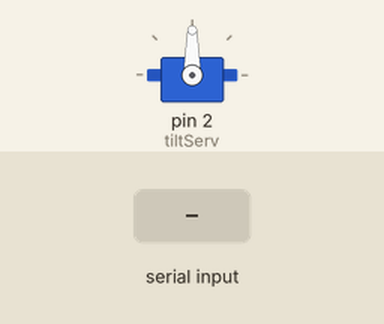
Bench run of a sketch on a simulated Arduino Mega 2560, built with avr-gcc and run on an emulated ATmega2560. Shown: servo. The inputs (shaded band) are chosen by the test bench. What the sketch prints to the serial monitor is not drawn.

Above: at 1.2 s.
1.3 s: "u" received over the second serial link
At 2.6 s:
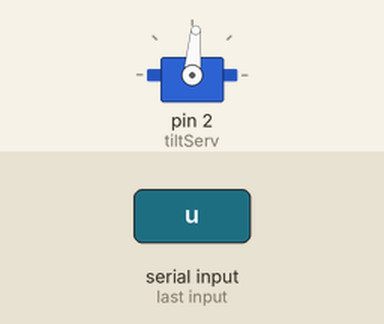
3.5 s: "d" received over the second serial link
At 4.6 s:
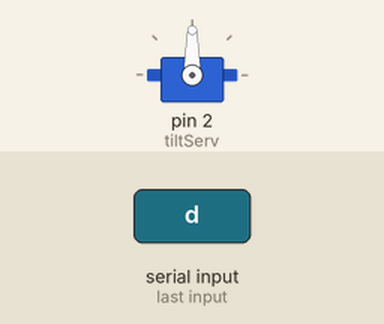
Timing chart, 0 to 6.5 s (numbered marks = the images above; inputs shaded):
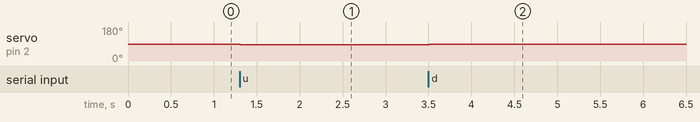

The sketch:

Servo_mega_txRx_Ser.ino
```cpp
/* Servo Mega tx rx Serial -- send / recv bytes over USB-TTL serial
    to prog like Proc on PC, can view Ardu's I/O w/ ser. mon.

  Proc app  --> sends control bytes via dongle on Ser2 of Mega for
  servo; first got a byte for up/down to increment tilt var;
  Proc. w/ GCP lib can use joystick button & axes to send ch or #
  to Ardu sketch mega Servo Tx Rx Ser or BT; GC gui lib can also
  sent  an int from a slider on Proc; Ardu converts chars and #'s to
  angle change for servos. code started for tilt & pan, vals read OK

  Uses: USB-TTL dongle on ser2, read/write bytes, servo.write,
  elapsedMillis for timed print, convert incoming data to change angle
  for servo

  for comm w/ remote PC, mega's TX=16 (voltage divider-->3.3v), RX=17,
  to RX/TX on dongle, send to Proc2 app using dongle's serial port on PC

  local Serial Mon. sees data I/O prn
*/

#include <Servo.h>
#include <elapsedMillis.h>  // to .print at interval

// Emulate Serial1 on pins 6/7 if no hardware serial (like Mega)
#ifndef HAVE_HWSERIAL1
#include "SoftwareSerial.h"
SoftwareSerial Serial1(6, 7); // RX, TX
#endif

// int ack = 30; //now sending angle instead

elapsedMillis timeElapsed; // declare global so not reset every loop
unsigned int interval = 2000;  // ms for local ser mon print prn

Servo tiltServ;
Servo panServ;

int positT = 90; // tilt's default neutral position, or motor stop
int positP = 90;

void setup()
{
  // on mega, servo pwr must come from VR not D pins, unclear why
  tiltServ.attach(2);  // control servo from pin D2

  Serial.begin(9600);    // speed for Ser. Mon. if on
  Serial2.begin(9600); // speed = mega to UART rate, same as Proc's
  tiltServ.write(positT);  // init tilt to neutral angle

}  // end setup

void loop()
{
  // loop runs 10 hz, gets control bytes from Proc via Serial2
  // ? need faster than incoming data or need to clear buffer
  // if there's data available, read & ack
  while (Serial2.available())
  {
    // read the chars, if >1 sent all get used in while repeats
    char ch = Serial2.read(); // cmd for servo & clears buffer
    Serial.print(ch);  // chars from remote app
    int deltaT, deltaP;
    if (ch < 13) // low values read as ints for tilt
    {
      deltaT = (int)ch - 5;
      positT += deltaT;
    }
    else if (ch < 33) // mid values read as ints for pan
    {
      deltaP = (int)ch - 25;
      positP += deltaP;
    }

    // parse pkt and change servo setting within tilt limits
    // math looks reversed because 35 = full up, 150 full down
    // seems like 'key' bytes still work as second byte of string
    // but only if draw loop is not sending # continuously
    if (ch == 'u') positT -= 5;
    if (ch == 'd') positT += 5;
    if (ch == 'l') positP -= 5;
    if (ch == 'r') positP += 5;

    positT = constrain(positT, 35, 150);
    positP = constrain(positP, 30, 150);

    // send ack / angles to Proc
    // Serial2.print(++ack); counts # of acks; this sends angle
    Serial2.print("angle: "); Serial2.print(positT);
    Serial2.print(" / " ); Serial2.println(positP);

  }  // end if Ser2's respond to data sent

  tiltServ.write(positT); // write current # to servo

  // print to ser. mon. at sane interval prn
  if (timeElapsed > interval)
  {
    Serial.print("angle: ");
    Serial.println(positT);
    timeElapsed = 0;
  }

  delay(100);
}  // end loop
```

Measured:
- after the input at 1.3 s, servo on pin 2 (tiltServ): 90° → 85° at once
- after the input at 3.5 s, servo on pin 2 (tiltServ): 85° → 90° at once
